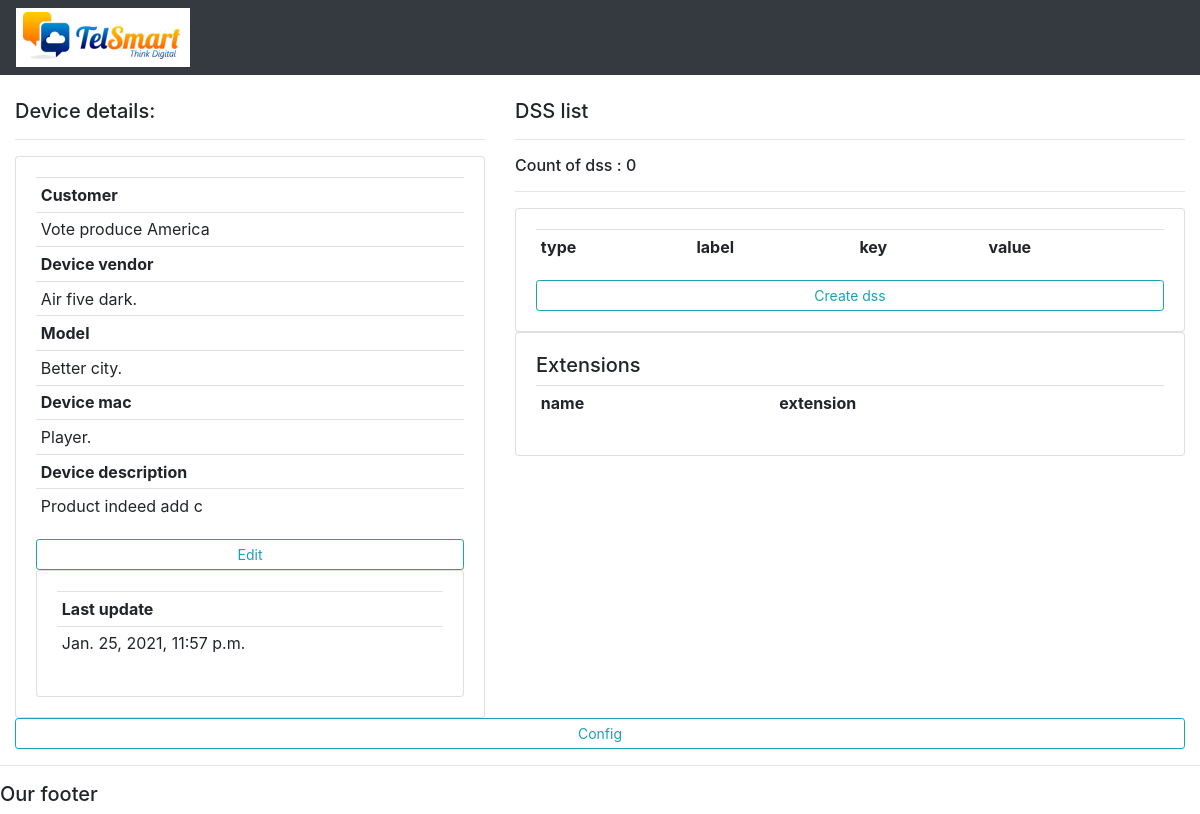
/admin_device/4/, run on the app's committed database.
### products/models.py (models this page shows, shortened)
class Device(models.Model):
    mac = models.CharField(max_length=10, unique=True)
    description = models.CharField(max_length=20, null=True, blank=True)
    cfg_last_update = models.DateTimeField(auto_now_add=True, null=True)
    customer = models.ForeignKey(Customer,  null=True, on_delete=models.SET_NULL)
    device_model = models.ForeignKey(DeviceModel,  null=True, on_delete=models.SET_NULL)
    vendor = models.ForeignKey(DeviceVendor,  null=True, on_delete=models.SET_NULL)

class Customer(models.Model):
    description = models.CharField(max_length=20, null=True, blank=True)

class DeviceVendor(models.Model):
    name = models.CharField(max_length=15, null=True, blank=True)

class DeviceModel(models.Model):
    name = models.CharField(max_length=15, null=True, blank=True)
    dss = models.BooleanField(default=False)
    device_format = models.CharField(
        max_length=255,
        choices=FORMAT_CHOICES,
        default=FORMATA,
    )

### products/views.py (the view)
# urls.py: path('admin_device/<str:pk>/', adminDevice, name="admin_device"),
def adminDevice(request, pk):
    device = Device.objects.get(id=pk)
    customer=Customer.objects.all()
    dsss = device.dss_set.all()
    extensions = device.extension_set.all()
    total_dss= dsss.count()
    form = DeviceForm(instance=device)
    context = {'device':device, 'dsss':dsss, 'total_dss':total_dss, 'extensions':extensions}
    return render(request, 'dashboard.html', context)

### templates/dashboard.html (shortened to what this page needs)
{%  extends 'base.html' %}
{% block content %}
<br>
<div class="row">
	<div class="col-md-5">
		<h5>Device details:</h5>
		<hr>
		<div class="card card-body">
			<table class="table table-sm">
				<tr>
					<th>Customer</th>
				</tr>
					<tr>
						<td>{{device.customer.description}}</td>
                    </tr>
                    <tr>
                        <th>Device vendor</th>
                    </tr>
                        <tr>
                            <td>{{device.vendor.name}}</td>
                        </tr>
                    <tr>
                        <th>Model</th>
                    </tr>
                        <tr>
                            <td>{{device.device_model.name}}</td>
						</tr>
					<tr>
						<th>Device mac</th>
					</tr>
						<tr>
							<td>{{device.mac}}</td>
						</tr>
					<tr>
						<th>Device description</th>
					</tr>
						<tr>
							<td>{{device.description}}</td>
						</tr>
			</table>
			<a class="btn btn-outline-info  btn-sm btn-block" href="{% url 'edit_device' device.id %}">Edit</a>
			<div class="card card-body">
				<table class="table table-sm">
					<tr>
						<th>Last update</th>
					</tr>
						<tr>
							<td>{{device.cfg_last_update}}</td>
						</tr>
				</table>
			</div>
		</div>
	</div>
	<div class="col-md-7">
        <h5>DSS list</h5>
        <hr>
        <h6>Count of dss : {{total_dss}}</h6>
		<hr>
		<div class="card card-body">
			<table class="table table-sm">
				<tr>
					<th>type</th>
					<th>label</th>
					<th>key</th>
					<th>value</th>
				</tr>
			</table>
            <a class="btn btn-outline-info  btn-sm btn-block" href="{% url 'create_dss' device.id %}">Create dss</a>
		</div>
		<div class="card card-body">
			<table class="table table-sm">
				<h5>Extensions</h5>
				<tr>
					<th>name</th>
					<th>extension</th>
				</tr>
			</table>
		</div>
	</div>
</div>
	<a class="btn btn-outline-info  btn-sm btn-block" href="{% url 'config' device.id %}">Config</a>
    </div>
{% endblock %}

### data on the page
Device: customer.description "Vote produce America", vendor.name "Air five dark.", device_model.name "Better city.", mac "Player.", description "Product indeed add c", cfg_last_update "Jan. 25, 2021, 11:57 p.m."

### other printed values
{{ total_dss }} "0"
